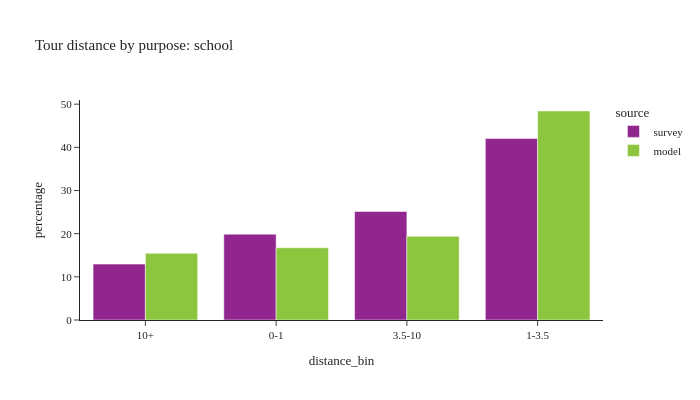

Source (notebook cell):
### Code cell
plot_bins(tour, pl.col('pdpurp') == 2, 'school')

### Figure 1 — Plotly figure (JSON) as saved in the notebook; plotly's stock layout.template omitted (floating-point values rounded to 4 significant figures)
{"data": [{"alignmentgroup": "True", "customdata": [[54], [153], [135], [266]], "hovertemplate": "source=survey<br>distance_bin=%{x}<br>percentage=%{y}<br>sample count=%{customdata[0]}<extra></extra>", "legendgroup": "survey", "marker": {"color": "#91268F", "pattern": {"shape": ""}}, "name": "survey", "offsetgroup": "survey", "orientation": "v", "showlegend": true, "textposition": "auto", "type": "bar", "x": ["10+", "0-1", "3.5-10", "1-3.5"], "xaxis": "x", "y": [12.95, 19.89, 25.14, 42.02], "yaxis": "y"}, {"alignmentgroup": "True", "customdata": [[117494], [101426], [93677], [293393]], "hovertemplate": "source=model<br>distance_bin=%{x}<br>percentage=%{y}<br>sample count=%{customdata[0]}<extra></extra>", "legendgroup": "model", "marker": {"color": "#8CC63E", "pattern": {"shape": ""}}, "name": "model", "offsetgroup": "model", "orientation": "v", "showlegend": true, "textposition": "auto", "type": "bar", "x": ["3.5-10", "0-1", "10+", "1-3.5"], "xaxis": "x", "y": [19.39, 16.74, 15.46, 48.42], "yaxis": "y"}], "layout": {"barmode": "group", "font": {"size": 11}, "height": 400, "legend": {"title": {"text": "source"}, "tracegroupgap": 0}, "title": {"text": "Tour distance by purpose: school"}, "width": 700, "xaxis": {"anchor": "y", "domain": [0.0, 1.0], "title": {"text": "distance_bin"}}, "yaxis": {"anchor": "x", "domain": [0.0, 1.0], "title": {"text": "percentage"}}}}
